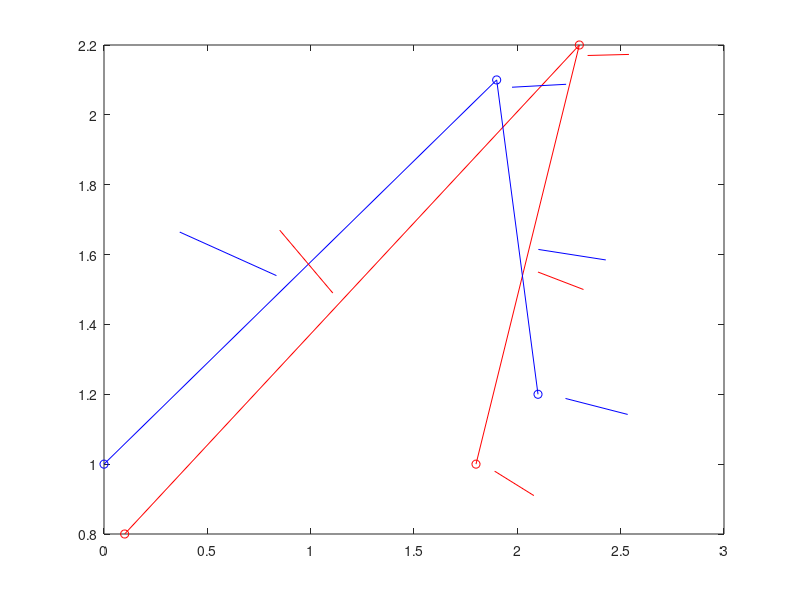

MATLAB code to generate this figure:
display('Test')
A=[ 0.1, 2.3, 1.8;
    0.8, 2.2, 1  ;
    1,   1,   1  ];

D=[ 0,1.9,2.1;
    1,2.1,1.2;
    1 , 1, 1];

clf;
# Plot A red
plot (A(1,:),A(2,:), 'ro-');
hold on;
# Plot D blue
plot (D(1,:), D(2,:), 'bo-')

# Now some example vectors
# 1.89, 0.98 to 2.08, 0.91
p1=[1.89,0.98,1];
p2=[2.08,0.91,1];
plot ([1.89, 2.08], [0.98, 0.91], 'r-')
# 2.1 1.55 to 2.32, 1.5
p3=[2.1,1.55,1];
p4=[2.32,1.5,1];
plot ([2.1, 2.32], [1.55, 1.5], 'r-')
# 2.34,2.17 to 2.54,2.173
p5=[2.34,2.17,1];
p6=[2.54,2.173,1];
plot ([2.34, 2.54], [2.17, 2.173], 'r-')

p7=[1.107,1.49,1]
p8=[0.85,1.67,1]
plot ([p7(1), p8(1)], [p7(2), p8(2)], 'r-')

# How to transform point p2 to p2': p2p = p2 * (A\D); p2p = p2p ./ p2p(3);
M=D * inv(A)

p1p = M * p1';
p2p = M * p2';
plot ([p1p(1),p2p(1)],[p1p(2),p2p(2)],'b')

p3p = M * p3';
p4p = M * p4';
plot ([p3p(1),p4p(1)],[p3p(2),p4p(2)],'b')

p5p = M * p5';
p6p = M * p6';
plot ([p5p(1),p6p(1)],[p5p(2),p6p(2)],'b')

p7p = M * p7';
p8p = M * p8';
plot ([p7p(1),p8p(1)],[p7p(2),p8p(2)],'b')
